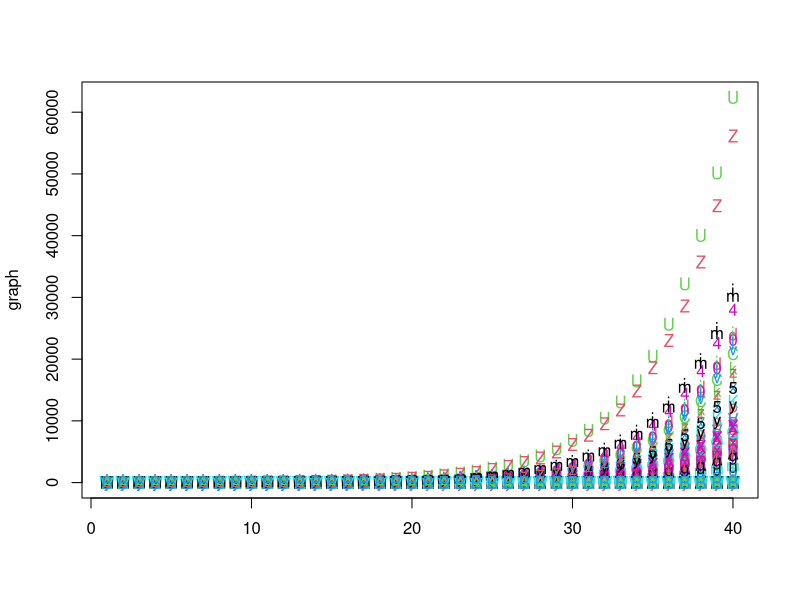

Source code (R):
#Midterm  -- Adarsh Kesireddy

#Problem 2 
branchingProcess <- function(number_of_generations, n, p){
  # negativie chances
  q = 1-p;
  
  #Create matrix
  X = c(1, rep(0,number_of_generations-1));
  
  #
  for(i in 2:number_of_generations){
    X[i]=sum(rbinom(X[i-1],n,p));
  }
  
  return(X);
}

branchingProcess(40,5,0.25)
graph <- replicate(100, branchingProcess(40,5,0.25))
matplot(graph)
colSums(graph)
mean(colSums(graph))
summary(graph)
sapply(graph,mean)
mean(graph)

#Problem 3 
